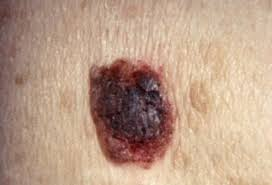
#> input picture openCV/bkl4.png, 272 x 185 px
$ python ImgIsolation.py
#> lines starting #> are read from the running program, lines starting #| are printed output that depends on the picture; after the words box and inside, x2 and y2 are one past the last pixel; in counts of white or black regions, pixels touching at a corner belong together
import cv2
import numpy as np
from PIL import Image

#0<--Blk+++White-->255

filename = 'bkl4.png'
img = cv2.imread(filename)
#> img is the input picture: shape (185, 272, 3); mean B, G, R 136.1, 156.8, 186.8
gryImg = cv2.cvtColor(img, cv2.COLOR_BGR2GRAY)
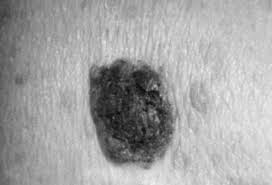
#> gryImg: shape (185, 272); min 9, max 243, mean 163.4

max_pix = np.amax(gryImg.astype(np.int32))
#> max_pix = 243
min_pix = np.amin(gryImg.astype(np.int32))
#> min_pix = 9
threshold = (max_pix+min_pix)/2
#> threshold = 126

maxVal = threshold+25
#> maxVal = 151
print(max_pix,min_pix,threshold,maxVal)
#| 243 9 126.0 151.0
#For threshold the vales above are considered.
#Threshold outputs 2 values the first is the threshold the other is the image.
_, msk = cv2.threshold(gryImg, threshold, maxVal, cv2.THRESH_BINARY_INV)
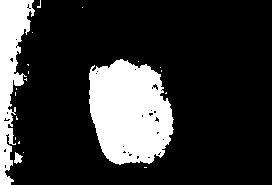
#> msk: shape (185, 272); values 0 (black) and 151 (white), 20.2% white; 20 white regions (17 under 20 px)
contours, hierarchy = cv2.findContours(msk, cv2.RETR_EXTERNAL, cv2.CHAIN_APPROX_SIMPLE)
#> contours = 20 contours, 17 with area under 20; largest, box (x1, y1, x2, y2) and area: (89, 59, 174, 165) 6804, (0, 0, 35, 185) 2875, (14, 152, 23, 164) 48

for c in contours:
    # Get the coordinates and dimensions of the bounding rectangle
    x, y, w, h = cv2.boundingRect(c)
    #Draw the rectangle on the original image with a color of your choice and a thickness of 2 pixels
    cv2.rectangle(gryImg, (x, y), (x + w, y + h), (0, 255, 0), 2)
#> this loop made 20 passes
#> (x, y, w, h) on passes 2, 3, 6, 10, 13, 15, 16, 17, 18, 19, 20: (23, 152, 1, 1), (14, 152, 9, 12), (16, 116, 2, 4), (24, 78, 3, 3), (160, 67, 1, 1), (138, 61, 1, 1), (89, 59, 85, 106), (32, 32, 1, 1), (82, 7, 1, 1), (37, 0, 4, 8), (0, 0, 35, 185)
#> (c, x, y, w, h) on passes 1, 4, 5, 7, 8, 9: ([[144, 167], [146, 167]], 144, 167, 3, 1), ([[19, 141], [18, 142], [18, 143], [19, 143]], 18, 141, 2, 3), ([[15, 137], [15, 139]], 15, 137, 1, 3), ([[166, 92], [165, 93], [166, 93]], 165, 92, 2, 2), ([[15, 92], [15, 95]], 15, 92, 1, 4), ([[16, 88], [16, 89]], 16, 88, 1, 2)
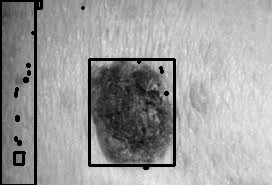
#> gryImg: shape (185, 272); 5.22% of pixels changed, all inside (x1, y1, x2, y2) = (0, 0, 176, 185)
    #cv2.drawContours(gryImg, [c], 0, (255, 0, 255), 2)


#cv2.imshow("Original", img)
# Display the image with the rectangles
cv2.imshow("Region of Interest", gryImg)
cv2.waitKey(0)
cv2.destroyAllWindows()

$ run again, with openCV/bkl2.png copied over openCV/bkl4.png
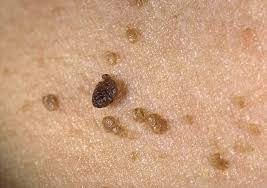
#> input picture openCV/bkl2.png, 267 x 188 px
#> img is the input picture: shape (188, 267, 3); mean B, G, R 126.8, 159.1, 201
#> max_pix = 245
#> min_pix = 5
#> threshold = 125
#> maxVal = 150
#| 245 5 125.0 150.0
#> `_, msk = cv2.threshold(gryImg, threshold, maxVal, cv2.THRESH_BINARY_INV)`:
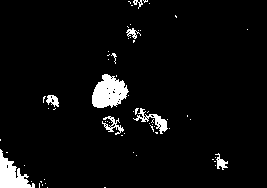
#> msk: shape (188, 267); values 0 (black) and 150 (white), 4.7% white; 65 white regions (56 under 20 px)
#> contours = 65 contours, 57 with area under 20; largest, box (x1, y1, x2, y2) and area: (92, 74, 129, 108) 802, (0, 149, 35, 188) 572, (133, 108, 168, 134) 194, (102, 116, 124, 135) 96, (46, 95, 59, 107) 82, (215, 153, 228, 170) 66, (126, 28, 141, 39) 48, (133, 0, 143, 9) 22
#> the loop `for c in contours:` made 65 passes
#> (x, y, w, h) on passes 2, 4, 7, 8, 9, 10, 13, 14: (47, 187, 1, 1), (45, 183, 1, 1), (31, 181, 1, 1), (44, 179, 1, 1), (215, 165, 1, 1), (24, 165, 1, 1), (215, 157, 1, 1), (136, 155, 1, 1)
#> after the loop `for c in contours:`:
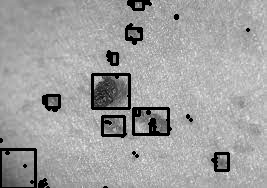
#> gryImg: shape (188, 267); min 0, max 245, mean 160.1

$ run again, with openCV/bcc2.png copied over openCV/bkl4.png
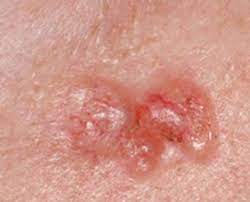
#> input picture openCV/bcc2.png, 250 x 202 px
#> img is the input picture: shape (202, 250, 3); mean B, G, R 137.8, 150.6, 209.8
#> max_pix = 233
#> min_pix = 71
#> threshold = 152
#> maxVal = 177
#| 233 71 152.0 177.0
#> `_, msk = cv2.threshold(gryImg, threshold, maxVal, cv2.THRESH_BINARY_INV)`:
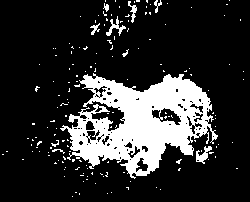
#> msk: shape (202, 250); values 0 (black) and 177 (white), 18.8% white; 162 white regions (152 under 20 px)
#> contours = 158 contours, 152 with area under 20; largest, box (x1, y1, x2, y2) and area: (60, 73, 218, 179) 9052, (196, 146, 212, 164) 100, (106, 16, 126, 36) 80, (128, 1, 137, 23) 50, (90, 23, 100, 35) 30, (154, 0, 162, 13) 23
#> the loop `for c in contours:` made 158 passes
#> (x, y, w, h) on passes 1, 2, 4: (72, 196, 1, 1), (107, 193, 1, 1), (111, 192, 1, 1)
#> after the loop `for c in contours:`:
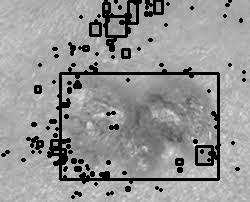
#> gryImg: shape (202, 250); min 0, max 232, mean 149.5
